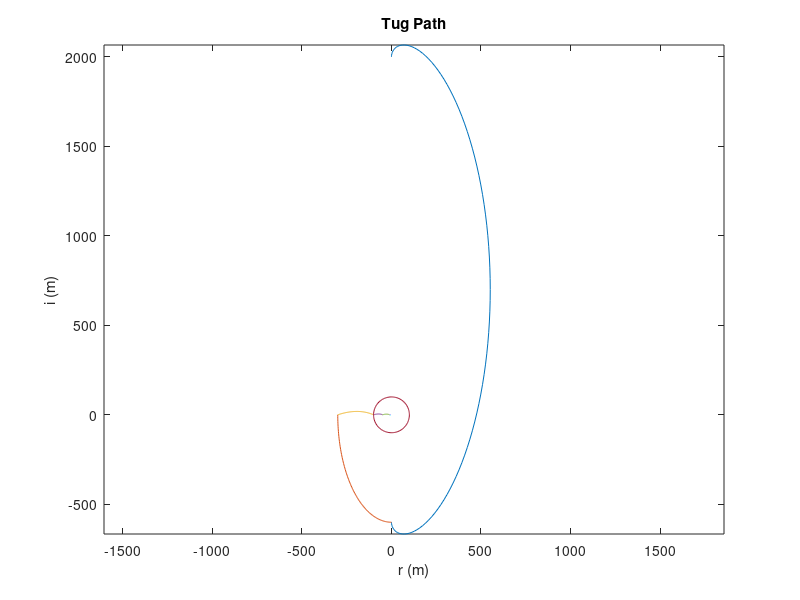

MATLAB code to generate this figure:
% An orbital tug spacecraft is being considered to perform debris removal
% of spen launch vehicle upper stages. The debris are all 750 km circular
% orbit, with an inclination of 74 degrees
%Assume point masses

%a) Assume we launch our tug into a 200km circulear orbit. We launch a in
%plane, but out of phase with the debris of the object, trailing it by 120
%deg true anomaly. 
% i)Assuming we use the initial orbit as our phasing orbit,
%how long should we wait to perform our rendezvous initiation burn,
%injecting into a hohmann transfer to the debris orbit?


clear all, close all, clc;


%% 1 Compute mu for the CRTBP
me = 5.597219*(10^24)
mm = 7.349*(10^22)

MU = mm/(me+mm)
Comp = abs(MU-0.012277471)
6.8074e-04

%% Period of Hohmann transfer
mu = 398600.435436; %km^3/s^2 from jpl horizons
re = 6371.01; %km mean volume radius
rtgt = re + 750; %km
Ttgt = 2*pi*sqrt((rtgt^3)/mu);
rint = re + 200; %km
atrans = (rint+rtgt)/2;


Ttrans = pi*sqrt(((atrans)^3)/(mu))


%% Time wait
wtgt = sqrt(mu/(rtgt^3));
wint = sqrt(mu/(rint^3));

closingrate = wint-wtgt;

alphaL = wtgt*Ttrans;

nu = alphaL-pi;
nui = deg2rad(-120);

deltanu = nu-nui;

if deltanu<0
    k=1;
else
    k=0;
end

Twait = (deltanu+2*pi*k)/closingrate %s

% ii) what is the delta v required for this burn, as well as the
% circularizing burn at rendevous?


deltavcircularize = abs(sqrt((2*mu/rtgt)-(mu/atrans))-sqrt(mu/rtgt))
deltavinitialize = abs(sqrt((2*mu/rint)-(mu/atrans))-sqrt(mu/rint));


deltavtot = deltavinitialize+deltavcircularize %km/s


%% b) Assume debris is in perfectly circular orbit, and no external forces imparted by interceptor satellite
%We rendezvous at a point 2km behind the debris in-track. We wish to 
%perform an R-bar approach, setting up a debris capture opportunity
%approximately one and a half orbits later, at a relative position and
%velocity of:

deltar = [-4; 0; 0]; %m
deltardot = [-0.04; 0.05; 0]; %m/s

% in RSW coordinates. We will perform a series of maneuvers between the
% waypoints given in the table below. The time of flight should be
% determined to match the desired relative state given above.



%need to convert the previous delta vectors into RIC

%% DeltaV
%determine the deltaV required for each maneuver using the HCW targeting
%equation

wri = wtgt;
wrivec = [0;0;wri];


%define system state vector:

% dR0 = [drr0, dri0, drc0, drdotr0, drdoti0, drdotc0]

%define state transition matrix
t = zeros(7,1);
t(1) = 0;
t(2) = 1*Ttgt;
t(3) = Ttgt/4;
t(4) = 0.06*Ttgt;
t(5) = 0.06*Ttgt;
t(6) = 0.06*Ttgt;
t(7) = 0.025*Ttgt;

dri = zeros(7,3);
dri(1,1:3) = [0 2000 0];
dri(2,1:3) = [0 -600 0];
dri(3,1:3) = [-300 0 0];
dri(4,1:3) = [-100 0 0];
dri(5,1:3) = [-50 0 0];
dri(6,1:3) = [-10 0 0];
dri(7,1:3) = [-4 0 0];


drdotp=zeros(6,3);


deltaV=zeros(6,3);


for k=1:6
    c = cos(wri*t(k+1));
    s = sin(wri*t(k+1));
    
    PHI = [4-3*c 0 0 s/wri (2/wri)*(1-c) 0;
        6*(s-wri*t(k+1)) 1 0 -(2/wri)*(1-c) (4*s/wri)-3*t(k+1) 0;
        0 0 c 0 0 s/wri;
        3*wri*s 0 0 c 2*s 0;
        -6*wri*(1-c) 0 0 -2*s 4*c-3 0;
        0 0 -wri*s 0 0 c];
    
    for i=1:3
        for j=1:3
            phirr(i,j) = PHI(i,j);
            phirrdot(i,j) = PHI(i,j+3);
            phirdotr(i,j) = PHI(i+3,j);
            phirdotrdot(i,j) = PHI(i+3,j+3);
        end
    end
    
    drdotp(k,1:3)= transpose(inv(phirrdot)*(transpose(dri(k+1,1:3))-phirr*transpose(dri(k,1:3))));
   
    
    if k==1
        dricheck(k,1:3) = (phirr*transpose(dri(k,1:3)));
    end
    
    dricheck(k+1,1:3) = round(phirrdot*transpose(drdotp(k,1:3))+(phirr*transpose(dri(k,1:3))));
    
end


drdotp(7,1:3)=phirr*transpose(dri(6,1:3)) + phirdotrdot*transpose(drdotp(6,1:3)) 


for i=1:6
    
        deltaV(i,1:3)= drdotp(i+1,1:3)-drdotp(i,1:3);
    
end

drdotp
deltaV
dricheck






time = t(2);
dt=t(2)/100;

dr1 = zeros(time/dt,3);
inc=0;
for f = 0:dt:time
    inc = inc+1;
    c = cos(wri*f);
    s = sin(wri*f);
    
    
    PHI = [4-3*c 0 0 s/wri (2/wri)*(1-c) 0;
        6*(s-wri*f) 1 0 -(2/wri)*(1-c) (4*s/wri)-3*f 0;
        0 0 c 0 0 s/wri;
        3*wri*s 0 0 c 2*s 0;
        -6*wri*(1-c) 0 0 -2*s 4*c-3 0;
        0 0 -wri*s 0 0 c];
    
    for i=1:3
        for j=1:3
            phirr(i,j) = PHI(i,j);
            phirrdot(i,j) = PHI(i,j+3);
            phirdotr(i,j) = PHI(i+3,j);
            phirdotrdot(i,j) = PHI(i+3,j+3);
        end
    end
    
    dr1(inc,1:3) = phirr*transpose(dri(1,1:3))+phirrdot*transpose(drdotp(1,1:3));
    
end


time = t(3);
dt=t(3)/100;

dr2 = zeros(time/dt,3);
inc=0;
for f = 0:dt:time
    inc = inc+1;
    c = cos(wri*f);
    s = sin(wri*f);
    
    
    PHI = [4-3*c 0 0 s/wri (2/wri)*(1-c) 0;
        6*(s-wri*f) 1 0 -(2/wri)*(1-c) (4*s/wri)-3*f 0;
        0 0 c 0 0 s/wri;
        3*wri*s 0 0 c 2*s 0;
        -6*wri*(1-c) 0 0 -2*s 4*c-3 0;
        0 0 -wri*s 0 0 c];
    
    for i=1:3
        for j=1:3
            phirr(i,j) = PHI(i,j);
            phirrdot(i,j) = PHI(i,j+3);
            phirdotr(i,j) = PHI(i+3,j);
            phirdotrdot(i,j) = PHI(i+3,j+3);
        end
    end
    
    dr2(inc,1:3) = phirr*transpose(dri(2,1:3))+phirrdot*transpose(drdotp(2,1:3));
    
end

time = t(4);
dt=t(4)/100;

dr3 = zeros(time/dt,3);
inc=0;
for f = 0:dt:time
    inc = inc+1;
    c = cos(wri*f);
    s = sin(wri*f);
    
    
    PHI = [4-3*c 0 0 s/wri (2/wri)*(1-c) 0;
        6*(s-wri*f) 1 0 -(2/wri)*(1-c) (4*s/wri)-3*f 0;
        0 0 c 0 0 s/wri;
        3*wri*s 0 0 c 2*s 0;
        -6*wri*(1-c) 0 0 -2*s 4*c-3 0;
        0 0 -wri*s 0 0 c];
    
    for i=1:3
        for j=1:3
            phirr(i,j) = PHI(i,j);
            phirrdot(i,j) = PHI(i,j+3);
            phirdotr(i,j) = PHI(i+3,j);
            phirdotrdot(i,j) = PHI(i+3,j+3);
        end
    end
    
    dr3(inc,1:3) = phirr*transpose(dri(3,1:3))+phirrdot*transpose(drdotp(3,1:3));
    
end
dr3;


time = t(5);
dt=t(5)/100;

dr4 = zeros(time/dt,3);
inc=0;
for f = 0:dt:time
    inc = inc+1;
    c = cos(wri*f);
    s = sin(wri*f);
    
    
    PHI = [4-3*c 0 0 s/wri (2/wri)*(1-c) 0;
        6*(s-wri*f) 1 0 -(2/wri)*(1-c) (4*s/wri)-3*f 0;
        0 0 c 0 0 s/wri;
        3*wri*s 0 0 c 2*s 0;
        -6*wri*(1-c) 0 0 -2*s 4*c-3 0;
        0 0 -wri*s 0 0 c];
    
    for i=1:3
        for j=1:3
            phirr(i,j) = PHI(i,j);
            phirrdot(i,j) = PHI(i,j+3);
            phirdotr(i,j) = PHI(i+3,j);
            phirdotrdot(i,j) = PHI(i+3,j+3);
        end
    end
    
    dr4(inc,1:3) = phirr*transpose(dri(4,1:3))+phirrdot*transpose(drdotp(4,1:3));
    
end
dr4;


time = t(6);
dt=t(6)/100;

dr5 = zeros(time/dt,3);
inc=0;
for f = 0:dt:time
    inc = inc+1;
    c = cos(wri*f);
    s = sin(wri*f);
    
    
    PHI = [4-3*c 0 0 s/wri (2/wri)*(1-c) 0;
        6*(s-wri*f) 1 0 -(2/wri)*(1-c) (4*s/wri)-3*f 0;
        0 0 c 0 0 s/wri;
        3*wri*s 0 0 c 2*s 0;
        -6*wri*(1-c) 0 0 -2*s 4*c-3 0;
        0 0 -wri*s 0 0 c];
    
    for i=1:3
        for j=1:3
            phirr(i,j) = PHI(i,j);
            phirrdot(i,j) = PHI(i,j+3);
            phirdotr(i,j) = PHI(i+3,j);
            phirdotrdot(i,j) = PHI(i+3,j+3);
        end
    end
    
    dr5(inc,1:3) = phirr*transpose(dri(5,1:3))+phirrdot*transpose(drdotp(5,1:3));
    
end
dr5;

time = t(7);
dt=t(7)/100;


dr6 = zeros(round(time/dt),3);
inc=0;
for f = 0:dt:time
    inc = inc+1;
    c = cos(wri*f);
    s = sin(wri*f);
    
    
    PHI = [4-3*c 0 0 s/wri (2/wri)*(1-c) 0;
        6*(s-wri*f) 1 0 -(2/wri)*(1-c) (4*s/wri)-3*f 0;
        0 0 c 0 0 s/wri;
        3*wri*s 0 0 c 2*s 0;
        -6*wri*(1-c) 0 0 -2*s 4*c-3 0;
        0 0 -wri*s 0 0 c];
    
    for i=1:3
        for j=1:3
            phirr(i,j) = PHI(i,j);
            phirrdot(i,j) = PHI(i,j+3);
            phirdotr(i,j) = PHI(i+3,j);
            phirdotrdot(i,j) = PHI(i+3,j+3);
        end
    end
    
    dr6(inc,1:3) = phirr*transpose(dri(6,1:3))+phirrdot*transpose(drdotp(6,1:3));
    
end
dr6;


plot(dr1(1:101,1),dr1(1:101,2),dr2(1:101,1),dr2(1:101,2),dr3(1:101,1),dr3(1:101,2),dr4(1:101,1),dr4(1:101,2),dr5(1:101,1),dr5(1:101,2),dr6(1:101,1),dr6(1:101,2))
xlabel('r (m)')
ylabel('i (m)')
title('Tug Path')
axis equal
hold on

r = 100;
theta = linspace(0,2*pi);
x = r*cos(theta);
y = r*sin(theta);
plot(x, y);
hold off

%% What is the total propellant mass required for this R-bar appoach?

% make sure to convert the dV back to km/s

g = 9.81; %m/s

m = zeros(7,1);
m(7) = 450; %kg
Isp = 300; %seconds
md = 1400; %kg
deltaVmag =zeros(8,1);

deltaVmag(1) = deltavinitialize/1000;
deltaVmag(2) = deltavcircularize/1000;


for i = 6:-1:1
    
    deltaVmag(i+2) = sqrt((deltaV(i,1)^2)+(deltaV(i,2)^2)+(deltaV(i,3)^2));
    
    %m(i) = m(i+1)*exp(deltaVmag(i)/(g*Isp));
end

m; %kg
deltaVmag %m/s



